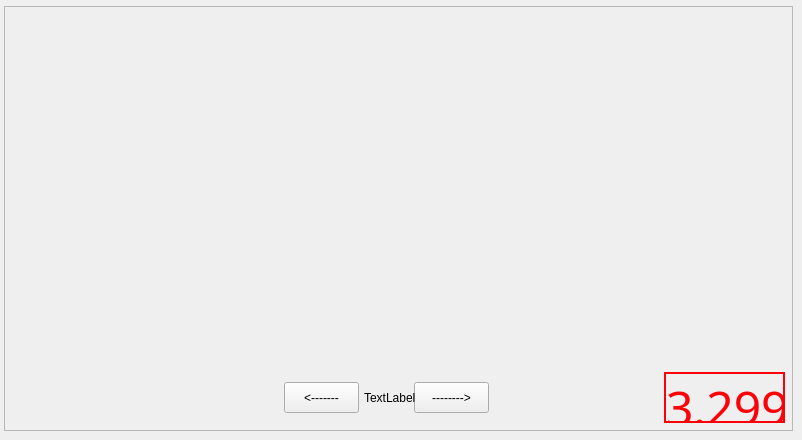
    <widget class="QWidget" name="GRAPH">
     <attribute name="title">
      <string>GRAPH</string>
     </attribute>
     <widget class="QFrame" name="FRAME_graph">
      <property name="geometry">
       <rect>
        <x>4</x>
        <y>6</y>
        <width>789</width>
        <height>425</height>
       </rect>
      </property>
      <property name="frameShape">
       <enum>QFrame::StyledPanel</enum>
      </property>
      <property name="frameShadow">
       <enum>QFrame::Raised</enum>
      </property>
      <widget class="QPushButton" name="PB_graph_right">
       <property name="geometry">
        <rect>
         <x>410</x>
         <y>376</y>
         <width>75</width>
         <height>31</height>
        </rect>
       </property>
       <property name="text">
        <string>--------&gt;</string>
       </property>
      </widget>
      <widget class="QWidget" name="graphWidget" native="true">
       <property name="geometry">
        <rect>
         <x>14</x>
         <y>4</y>
         <width>763</width>
         <height>345</height>
        </rect>
       </property>
      </widget>
      <widget class="QPushButton" name="PB_graph_left">
       <property name="geometry">
        <rect>
         <x>280</x>
         <y>376</y>
         <width>75</width>
         <height>31</height>
        </rect>
       </property>
       <property name="text">
        <string>&lt;-------</string>
       </property>
      </widget>
      <widget class="QLabel" name="LBL_graph_time">
       <property name="geometry">
        <rect>
         <x>360</x>
         <y>376</y>
         <width>51</width>
         <height>31</height>
        </rect>
       </property>
       <property name="text">
        <string>TextLabel</string>
       </property>
      </widget>
      <widget class="QLabel" name="LBL_loop_current_2">
       <property name="geometry">
        <rect>
         <x>660</x>
         <y>366</y>
         <width>121</width>
         <height>51</height>
        </rect>
       </property>
       <property name="font">
        <font>
         <family>Digital-7</family>
         <pointsize>36</pointsize>
         <weight>50</weight>
         <italic>false</italic>
         <bold>false</bold>
         <kerning>true</kerning>
        </font>
       </property>
       <property name="mouseTracking">
        <bool>true</bool>
       </property>
       <property name="styleSheet">
        <string notr="true">color: rgb(252, 1, 7);</string>
       </property>
       <property name="frameShape">
        <enum>QFrame::WinPanel</enum>
       </property>
       <property name="text">
        <string>&lt;html&gt;&lt;head/&gt;&lt;body&gt;&lt;p&gt;3.299&lt;/p&gt;&lt;/body&gt;&lt;/html&gt;</string>
       </property>
       <property name="textFormat">
        <enum>Qt::RichText</enum>
       </property>
       <property name="scaledContents">
        <bool>false</bool>
       </property>
       <property name="alignment">
        <set>Qt::AlignCenter</set>
       </property>
      </widget>
     </widget>
    </widget>
